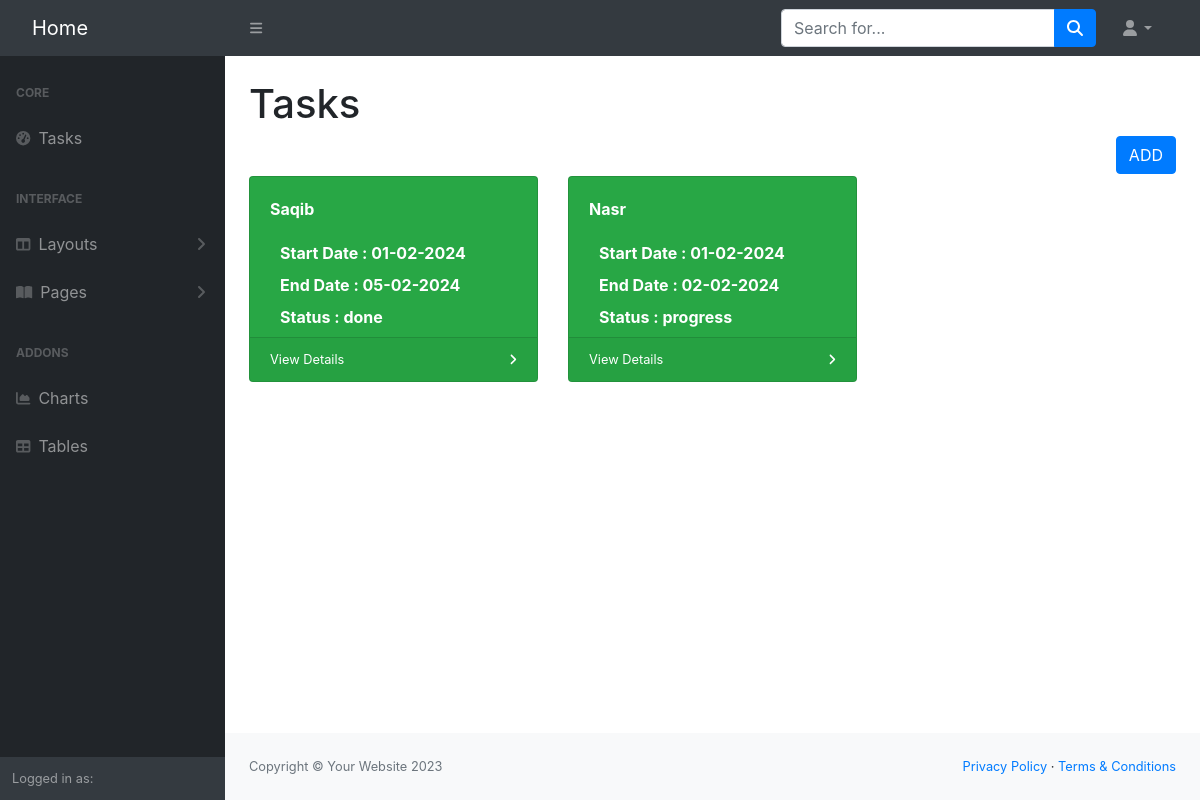
The page / on the database its author committed.
### tables this page shows
CREATE TABLE `task` (
  `id` int(11) NOT NULL,
  `user_id` int(11) NOT NULL,
  `s_date` datetime DEFAULT NULL,
  `e_date` datetime DEFAULT NULL,
  `status` varchar(255) DEFAULT NULL,
  `description` varchar(255) DEFAULT NULL
);

CREATE TABLE `user` (
  `id` int(11) NOT NULL,
  `f_name` varchar(255) NOT NULL,
  `l_name` varchar(255) NOT NULL,
  `email` varchar(255) NOT NULL,
  `password` varchar(255) NOT NULL,
  `phone` varchar(12) NOT NULL,
  `address` varchar(255) NOT NULL
);

### index.php (the view, shortened to what this page needs)
<?php
require_once('db_connection.php');
$t_query = "SELECT *,t.id from task t left join user u on t.user_id=u.id order by t.id desc";
$t_result = $conn->query($t_query);
    if($t_result->num_rows> 0){
      $t_data= mysqli_fetch_all($t_result, MYSQLI_ASSOC);
    }
?>
<!DOCTYPE html>
<html lang="en">
    <head>
        <link href="https://cdn.jsdelivr.net/npm/simple-datatables@7.1.2/dist/style.min.css" rel="stylesheet" />
        <link href="css/styles.css" rel="stylesheet" />
        <link rel="stylesheet" href="https://cdn.jsdelivr.net/npm/bootstrap@4.0.0/dist/css/bootstrap.min.css">
    </head>
    <body class="sb-nav-fixed">
        <nav class="sb-topnav navbar navbar-expand navbar-dark bg-dark">
            <a class="navbar-brand ps-3" href="index.php">Home</a>
            <button class="btn btn-link btn-sm order-1 order-lg-0 me-4 me-lg-0" id="sidebarToggle" href="#!"><i class="fas fa-bars"></i></button>
            <form class="d-none d-md-inline-block form-inline ms-auto me-0 me-md-3 my-2 my-md-0">
                <div class="input-group">
                    <input class="form-control" type="text" placeholder="Search for..." aria-label="Search for..." aria-describedby="btnNavbarSearch" />
                    <button class="btn btn-primary" id="btnNavbarSearch" type="button"><i class="fas fa-search"></i></button>
                </div>
            </form>
            <ul class="navbar-nav ms-auto ms-md-0 me-3 me-lg-4">
                <li class="nav-item dropdown">
                    <a class="nav-link dropdown-toggle" id="navbarDropdown" href="#" role="button" data-bs-toggle="dropdown" aria-expanded="false"><i class="fas fa-user fa-fw"></i></a>
                </li>
            </ul>
        </nav>
        <div id="layoutSidenav">
            <div id="layoutSidenav_nav">
                <nav class="sb-sidenav accordion sb-sidenav-dark" id="sidenavAccordion">
                    <div class="sb-sidenav-menu">
                        <div class="nav">
                            <div class="sb-sidenav-menu-heading">Core</div>
                            <a class="nav-link" href="index.php">
                                <div class="sb-nav-link-icon"><i class="fas fa-tachometer-alt"></i></div>
                                Tasks
                            </a>
                            <div class="sb-sidenav-menu-heading">Interface</div>
                            <a class="nav-link collapsed" href="#" data-bs-toggle="collapse" data-bs-target="#collapseLayouts" aria-expanded="false" aria-controls="collapseLayouts">
                                <div class="sb-nav-link-icon"><i class="fas fa-columns"></i></div>
                                Layouts
                                <div class="sb-sidenav-collapse-arrow"><i class="fas fa-angle-down"></i></div>
                            </a>
                            <a class="nav-link collapsed" href="#" data-bs-toggle="collapse" data-bs-target="#collapsePages" aria-expanded="false" aria-controls="collapsePages">
                                <div class="sb-nav-link-icon"><i class="fas fa-book-open"></i></div>
                                Pages
                                <div class="sb-sidenav-collapse-arrow"><i class="fas fa-angle-down"></i></div>
                            </a>
                            <div class="sb-sidenav-menu-heading">Addons</div>
                            <a class="nav-link" href="charts.php">
                                <div class="sb-nav-link-icon"><i class="fas fa-chart-area"></i></div>
                                Charts
                            </a>
                            <a class="nav-link" href="tables.php">
                                <div class="sb-nav-link-icon"><i class="fas fa-table"></i></div>
                                Tables
                            </a>
                        </div>
                    </div>
                    <div class="sb-sidenav-footer">
                        <div class="small">Logged in as:</div>
                    </div>
                </nav>
            </div>
            <div id="layoutSidenav_content">
                <main>
                    <div class="container-fluid px-4">
                        <h1 class="mt-4">Tasks</h1>
                        <button type="button" class="btn btn-primary float-right" data-toggle="modal" data-target="#Modal">
                          ADD
                        </button>
                        <div class="row mt-5">
                            <?php
                            foreach ($t_data as $key => $val) { ?>
                            <div class="col-xl-4 col-md-6">
                                <div class="card bg-success text-white font-weight-bold mb-4">
                                    <div class="card-body"><?= $val['f_name'] ?></div>
                                        <div class="col-md-12">
                                         <label class="col-md-12">Start Date : <?= DATE('d-m-Y',strtotime($val['s_date'])); ?></label>
                                        </div>
                                        <div class="col-md-12">
                                         <label class="col-md-12">End Date : <?= DATE('d-m-Y',strtotime($val['e_date']));  ?></label>
                                        </div>
                                        <div class="col-md-12">
                                         <label class="col-md-12">Status : <?= $val['status'] ?></label>
                                        </div>
                                    <div class="card-footer d-flex align-items-center justify-content-between" onclick="detail_func(<?=$val['id']?>)">
                                        <a class="small text-white stretched-link" data-target="#detailModal" data-toggle="modal" class="MainNavText" href="#">View Details</a>
                                        <div class="small text-white"><i class="fas fa-angle-right"></i></div>
                                    </div>
                                </div>
                            </div>
                          <?php    }
                           ?>
                        </div>
                    </div>
                </main>
                <footer class="py-4 bg-light mt-auto">
                    <div class="container-fluid px-4">
                        <div class="d-flex align-items-center justify-content-between small">
                            <div class="text-muted">Copyright &copy; Your Website 2023</div>
                            <div>
                                <a href="#">Privacy Policy</a>
                                &middot;
                                <a href="#">Terms &amp; Conditions</a>
                            </div>
                        </div>
                    </div>
                </footer>
            </div>
        </div>
    </body>
</html>

### rows shown on the page
task: user.f_name "Saqib", s_date "01-02-2024", e_date "05-02-2024", status "done"
task: user.f_name "Nasr", s_date "01-02-2024", e_date "02-02-2024", status "progress"
